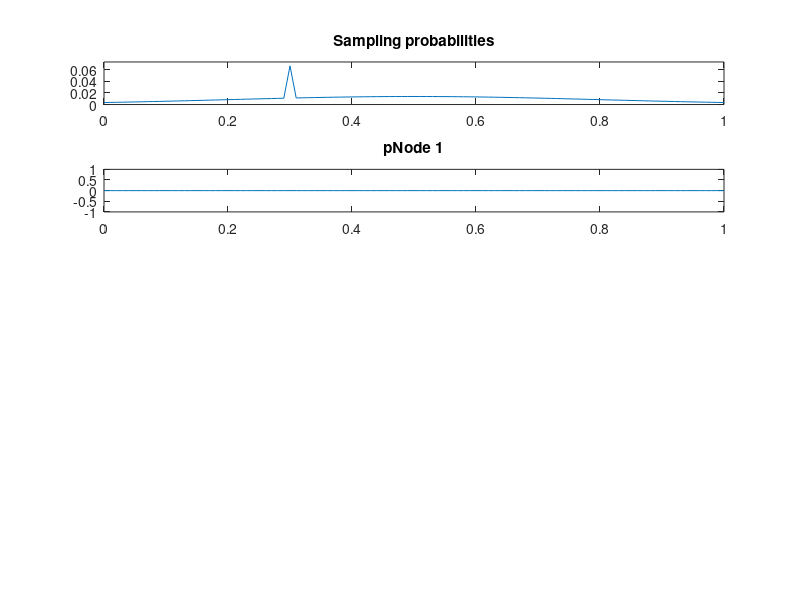

Source code (MATLAB): (Note: this script raises an error after producing the figure.)
%% Test script for discretised sampling

close all
clear
dispVis = 1;
n = 101;
r = 0.1;
tol = 1/n;

pStart = 0.65;
pEnd = 0.3;
probEnd = 0.05;

x = linspace(0,1,n);
p = ones(1,n)/n*(1-probEnd);
p = normpdf(x, 0.5, 0.3)/n*(1-probEnd);
%p = p + 1./(5-x);
width = x(2)-x(1);
p(abs(x-pEnd)<tol) = p(abs(x-pEnd)<tol) + probEnd;
% Normalise
p = p/sum(p);

% overload val2ind:
val2ind = @(val, width) round(val*(n-1)+1);

tic

if dispVis
    figure;
    subplot(5,1,1)
    plot(x,p);
    ylim([0,1.1*max(p)])
    title('Sampling probabilities')
end

pNode{1} = zeros(1,n);
pNode{1}(x==pStart) = 1;

if dispVis
    subplot(5,1,2)
    plot(x,pNode{1});
    title('pNode 1')
end

% Run sim m times:
m = 150;
EX = 0;

% Precalculate upper and lower bounds:
upperBoundA = zeros(1, length(x));
lowerBoundA = zeros(1, length(x));
for kk = 1:length(x)
    lowerBoundA(kk) = val2ind(x(kk)-r, width);
    upperBoundA(kk) = val2ind(x(kk)+r, width);
end
% Saturate
lowerBoundA(lowerBoundA < 1) = 1;
lowerBoundA(lowerBoundA > length(x)) = length(x);
upperBoundA(upperBoundA < 1) = 1;
upperBoundA(upperBoundA > length(x)) = length(x);

upperBoundB = zeros(length(x));
lowerBoundB = zeros(length(x));
for kk = 1:length(x)
    for kkk = 1:kk
        lowerBoundB(kk, kkk) = val2ind(2*x(kkk)-x(kk)-r, width);
        upperBoundB(kk, kkk) = val2ind(x(kk)+r, width)-1;
    end
end
% Saturate
lowerBoundB(lowerBoundB < 1) = 1;
lowerBoundB(lowerBoundB > length(x)) = length(x);
upperBoundB(upperBoundB < 1) = 1;
upperBoundB(upperBoundB > length(x)) = length(x);

upperBoundC = zeros(1, length(x));
lowerBoundC = zeros(1, length(x));
for kk = 1:length(x)
    for kkk = kk:length(x)
        lowerBoundC(kk, kkk) = val2ind(x(kk)-r, width)+1;
        upperBoundC(kk, kkk) = val2ind(2*x(kkk)-x(kk)+r, width);
    end
end
% Saturate
lowerBoundC(lowerBoundC < 1) = 1;
lowerBoundC(lowerBoundC > length(x)) = length(x);
upperBoundC(upperBoundC < 1) = 1;
upperBoundC(upperBoundC > length(x)) = length(x);


for k = 2:m
    % Calculate or(p_(i-1)(x-r:x+r))
    orA = zeros(1, length(x));
    for kk = 1:length(x)
        orA(kk) = distOr2(pNode{k-1}(lowerBoundA(kk):upperBoundA(kk))');
    end
    
    % Calculate or(p(0:x-1)
    orB = zeros(1,length(x));
    for kk = 1:length(x)
        orB1 = zeros(1, length(x));
        for kkk = 1:kk-1 % DEBUG
            orB1(kkk) = (1-distOr2(pNode{k-1}(lowerBoundB(kk, kkk):upperBoundB(kk, kkk))'))*p(kkk);
        end
        orB(kk) = sum(orB1);
    end
    
    % Calculate or(p(x+1:end)
    orC = zeros(1,length(x));
    for kk = 1:length(x)
        orC1 = zeros(1,length(x));
        for kkk = kk+1:length(x) % DEBUG
            orC1(kkk) = (1-distOr2(pNode{k-1}(lowerBoundC(kk, kkk):upperBoundC(kk, kkk))'))*p(kkk);
        end
        orC(kk) = sum(orC1);
    end
    
    if dispVis
        subplot(5,1,3)
        hold off
        plot(x,orA);
        hold on
        ylim([0 1.1])
        plot(x,orB);
        plot(x,orC);
        legend('orA','orB','orC')
    end
    
    % Calculate shifts
    bound = find(abs(x - r)<tol);
    pLeft = [pNode{k-1}(bound:end), zeros(1,bound-1)];
    pRight = [zeros(1,bound-1), pNode{k-1}(1:end-bound+1)];
    
    if dispVis
        subplot(5,1,4)
        hold off
        plot(x, pLeft)
        hold on
        plot(x, pRight)
        legend('pLeft','pRight')
    end
    
    % Calculate tempNode{k}
    %tempProb = distOr2([p.*orA; pLeft.*orB; pRight.*orC]);
    tempProb = sum([p.*orA; pLeft.*orB; pRight.*orC]);
    
    % Check that it sums to 1
    if abs(sum(tempProb)-1)>tol/1000
        warning(['tempProb does not sum to 1, instead, it sums to ', num2str(sum(tempProb))])
    end
    
    % Normalise tempProb
    %tempProb = tempProb./sum(tempProb);
    
    pNode{k} = distOr2([tempProb;pNode{k-1}]);

    if dispVis
        subplot(5,1,5)
        plot(x,tempProb);
        title('Placed node')
    end
    
    if dispVis
        subplot(5,1,2);
        plot(x,pNode{k});
        title(['pNode ', num2str(k)])
        drawnow;
    end
    
    EX(k) = EX(k-1) + k*(pNode{k}(x==pEnd)-pNode{k-1}(x==pEnd));
    
end

figure; plot(EX);
drawnow;
toc

%% Run a simulation of standard RRT to test the results
tic

numIter = 10000;
numNodes = zeros(numIter,1);
for i = 1:numIter
    cont = true;
    count = 1;
    pointsList = pStart;
    
    while cont
        
        % Sample a point
        sample = generateRandomPoint(p,x, pEnd, 0.0);
        
        % Find nearest node
        distancesToSample = abs(pointsList - sample);
        [closestDistance, closestNode] = min(distancesToSample);
        direction = -(pointsList(closestNode) - sample)/abs(pointsList(closestNode) - sample);
        
        % If closestDistance is less than r, add it to pointsList, else move r toward it
        if closestDistance < r
            pointsList(end+1) = sample;
        else
            [~,indConnect] = min(abs(x-(pointsList(closestNode) + direction.*r)));
            pointsList(end+1) = x(indConnect);
            %pointsList(end+1) = round(pointsList(closestNode) + direction.*r,3);
        end
        
        if pointsList(end) == pEnd
            cont = false;
            numNodes(i) = length(pointsList);
        end
    end
end
expectedNodesRRT = mean(numNodes)
toc